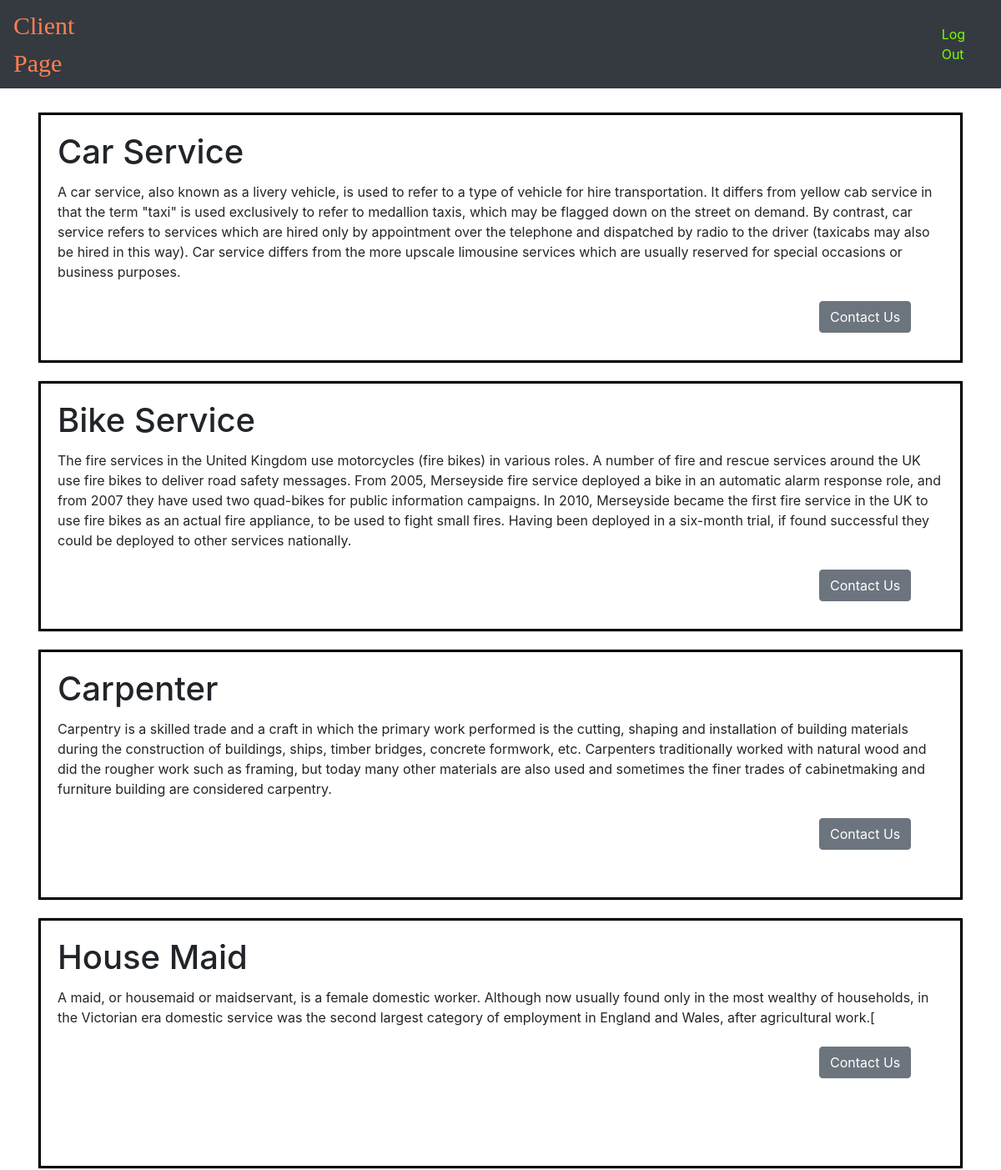
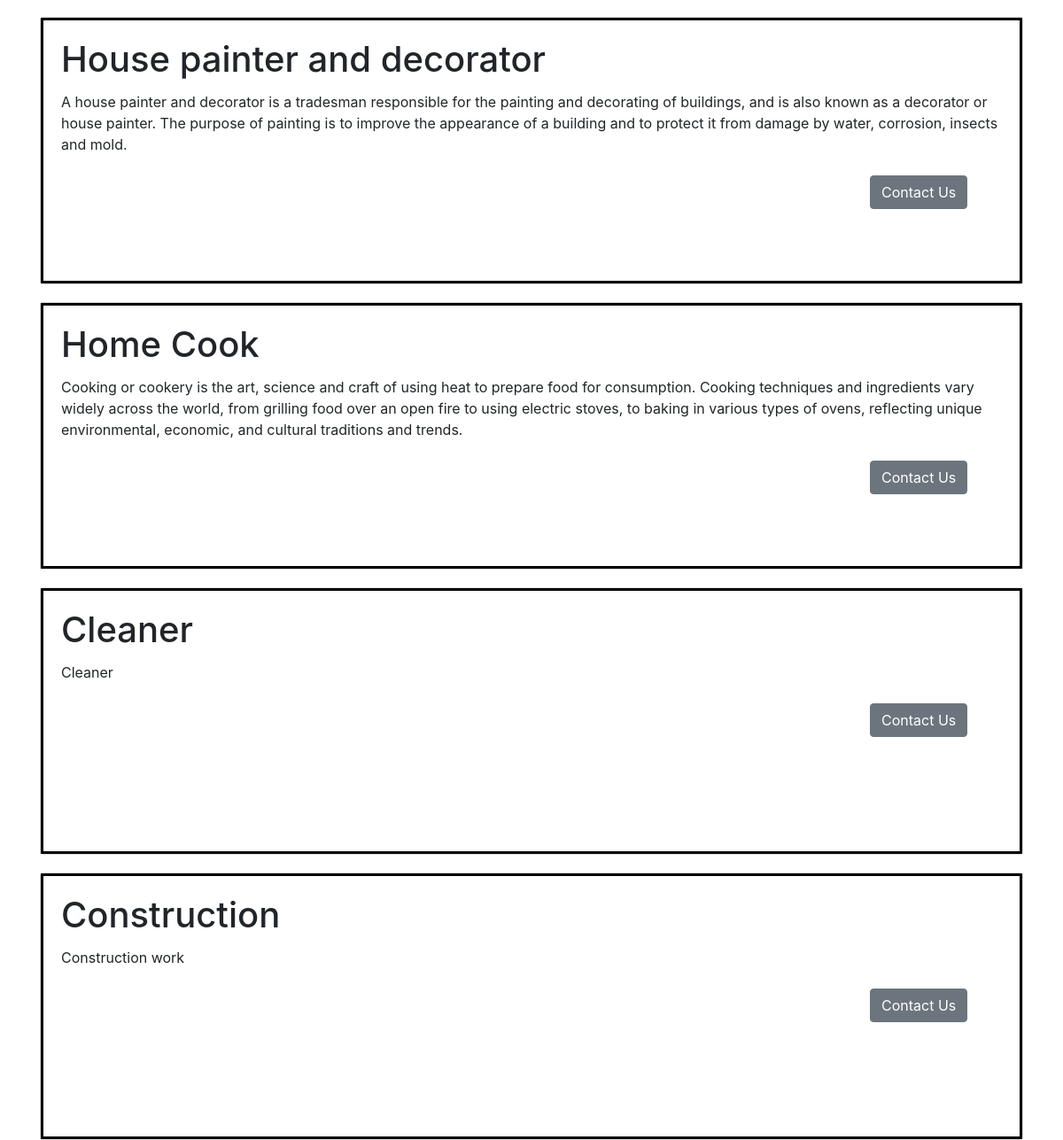
Screenshot of /ClientPage/ (signed in) with the database file from the repository (2 pictures, top to bottom).
### ServPro/models.py (models this page shows, shortened)
class service(models.Model):
    Service_Name = models.CharField(max_length=50)
    Service_Description = models.TextField()
    Charges = models.CharField(max_length=50)
    creater = models.ForeignKey(User, on_delete=models.CASCADE)

### ServPro/views.py (the view)
# urls.py: path("ClientPage/", views.ClientPage, name="ClientPage"),
@login_required(login_url='/')
def ClientPage(request):
    Services = service.objects.all()
    n = len(Services)
    nSlides = n//4 + ceil((n/4)-(n//4))
    params = {'no_of_slides':nSlides,'range':range(1,nSlides),'Service':Services}
    return render(request, 'Html/ClientPage.html',params)

### ServPro/Templates/Html/ClientPage.html (shortened to what this page needs)
<!DOCTYPE html>
<html lang="en" dir="ltr">
  <head>
    {% load static %}
    <link rel="stylesheet" type="text/css" href="{% static 'Css/ClientPage.css'%}"/>
    <link rel="stylesheet" href="https://maxcdn.bootstrapcdn.com/bootstrap/4.0.0/css/bootstrap.min.css">
  </head>
 <body>
  <nav class="navbar navbar-expand-lg navbar-dark bg-dark">
    <span class="pageName">Client Page</span>
    <a class="nav" id="LogOut" href="/LogOut">Log Out</a>
  </nav>
  <div class="container">
   <div class="card-deck">
    {% for i in Service %}
    <div class="card">
      <div class="card-body">
      <h1 class="card-title">{{i.Service_Name}}</h1>
       <p class="card-text">{{i.Service_Description}}</p>
       <div class="btn">
       <form action="/ContactUs/">
       <button type="Submit" class="btn btn-secondary">Contact Us</button>
       </form>
       </div>
    </div>
  </div>
    {% if forloop.counter|divisibleby:1 and forloop.counter > 0 and not forloop.last %}
    </div>
    <div class="card-deck">
      {% endif %}
      {% endfor %}
    </div>
</div>
  </body>
</html>

### ServPro/static/Css/ClientPage.css (style rules this page uses)
.card-body { height: 300px; border: 3px solid black; }
.card { width: 80rem; margin: 20px; }
#LogOut { padding-left: 82vw; color: lawngreen; }
.pageName { color: coral; font-size: 30px; font-family: 'Times New Roman', Times, serif; }
nav { background-color: rgb(88, 88, 88); padding: 20px; }
.btn { margin-left: 450px; }
button { padding: 20px; }

### rows the page displays
service: Service_Name "Car Service", Service_Description "A car service, also known as a livery vehicle, is used to refer to a type of vehicle for hire transportation. It differs from yellow cab service in that the term \"taxi\" is used exclusively to refer to medallion taxis, which may be flagged down on the street on demand. By contrast, car service refers to services which are hired only by appointment over the telephone and dispatched by radio to the driver (taxicabs may also be hired in this way). Car service differs from the more upscale limousine services which are usually reserved for special occasions or business purposes."
service: Service_Name "Bike Service", Service_Description "The fire services in the United Kingdom use motorcycles (fire bikes) in various roles. A number of fire and rescue services around the UK use fire bikes to deliver road safety messages. From 2005, Merseyside fire service deployed a bike in an automatic alarm response role, and from 2007 they have used two quad-bikes for public information campaigns. In 2010, Merseyside became the first fire service in the UK to use fire bikes as an actual fire appliance, to be used to fight small fires. Having been deployed in a six-month trial, if found successful they could be deployed to other services nationally."
service: Service_Name "Carpenter", Service_Description "Carpentry is a skilled trade and a craft in which the primary work performed is the cutting, shaping and installation of building materials during the construction of buildings, ships, timber bridges, concrete formwork, etc. Carpenters traditionally worked with natural wood and did the rougher work such as framing, but today many other materials are also used and sometimes the finer trades of cabinetmaking and furniture building are considered carpentry."
service: Service_Name "House Maid", Service_Description "A maid, or housemaid or maidservant, is a female domestic worker. Although now usually found only in the most wealthy of households, in the Victorian era domestic service was the second largest category of employment in England and Wales, after agricultural work.["
service: Service_Name "House painter and decorator", Service_Description "A house painter and decorator is a tradesman responsible for the painting and decorating of buildings, and is also known as a decorator or house painter. The purpose of painting is to improve the appearance of a building and to protect it from damage by water, corrosion, insects and mold."
service: Service_Name "Home Cook", Service_Description "Cooking or cookery is the art, science and craft of using heat to prepare food for consumption. Cooking techniques and ingredients vary widely across the world, from grilling food over an open fire to using electric stoves, to baking in various types of ovens, reflecting unique environmental, economic, and cultural traditions and trends."
service: Service_Name "Cleaner", Service_Description "Cleaner"
service: Service_Name "Construction", Service_Description "Construction work"
